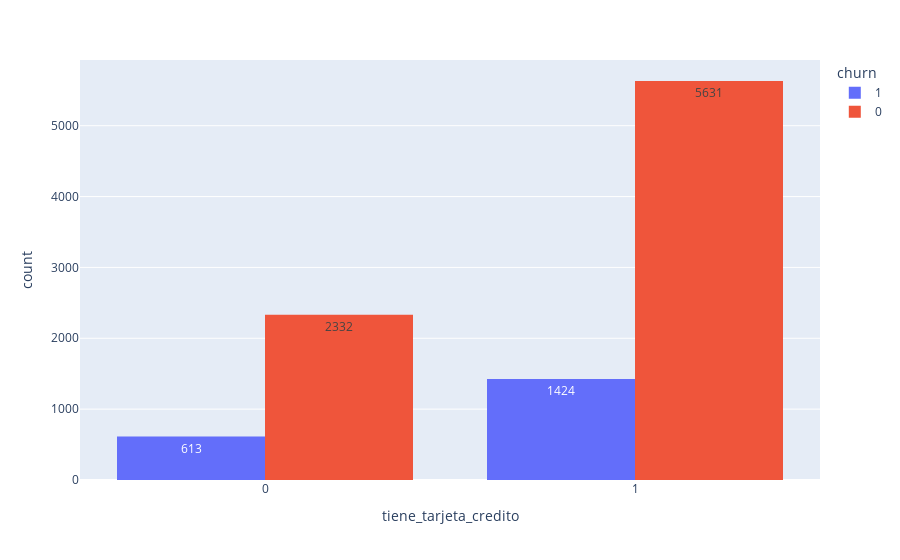

This figure's notebook cell:
### Code cell
px.histogram(df, x='tiene_tarjeta_credito', text_auto=True,color='churn',barmode='group')

### Figure 1 — Plotly figure (JSON) as saved in the notebook; plotly's stock layout.template omitted (floating-point values rounded to 4 significant figures; data arrays with more than 128 entries replaced by an {"elided": "..."} marker saying what was removed)
{"data": [{"alignmentgroup": "True", "bingroup": "x", "hovertemplate": "churn=1<br>tiene_tarjeta_credito=%{x}<br>count=%{y}<extra></extra>", "legendgroup": "1", "marker": {"color": "#636efa", "pattern": {"shape": ""}}, "name": "1", "offsetgroup": "1", "orientation": "v", "showlegend": true, "texttemplate": "%{value}", "type": "histogram", "x": {"elided": "2037 int values"}, "xaxis": "x", "yaxis": "y"}, {"alignmentgroup": "True", "bingroup": "x", "hovertemplate": "churn=0<br>tiene_tarjeta_credito=%{x}<br>count=%{y}<extra></extra>", "legendgroup": "0", "marker": {"color": "#EF553B", "pattern": {"shape": ""}}, "name": "0", "offsetgroup": "0", "orientation": "v", "showlegend": true, "texttemplate": "%{value}", "type": "histogram", "x": {"elided": "7963 int values"}, "xaxis": "x", "yaxis": "y"}], "layout": {"barmode": "group", "legend": {"title": {"text": "churn"}, "tracegroupgap": 0}, "margin": {"t": 60}, "xaxis": {"anchor": "y", "domain": [0, 1], "title": {"text": "tiene_tarjeta_credito"}}, "yaxis": {"anchor": "x", "domain": [0, 1], "title": {"text": "count"}}}}
